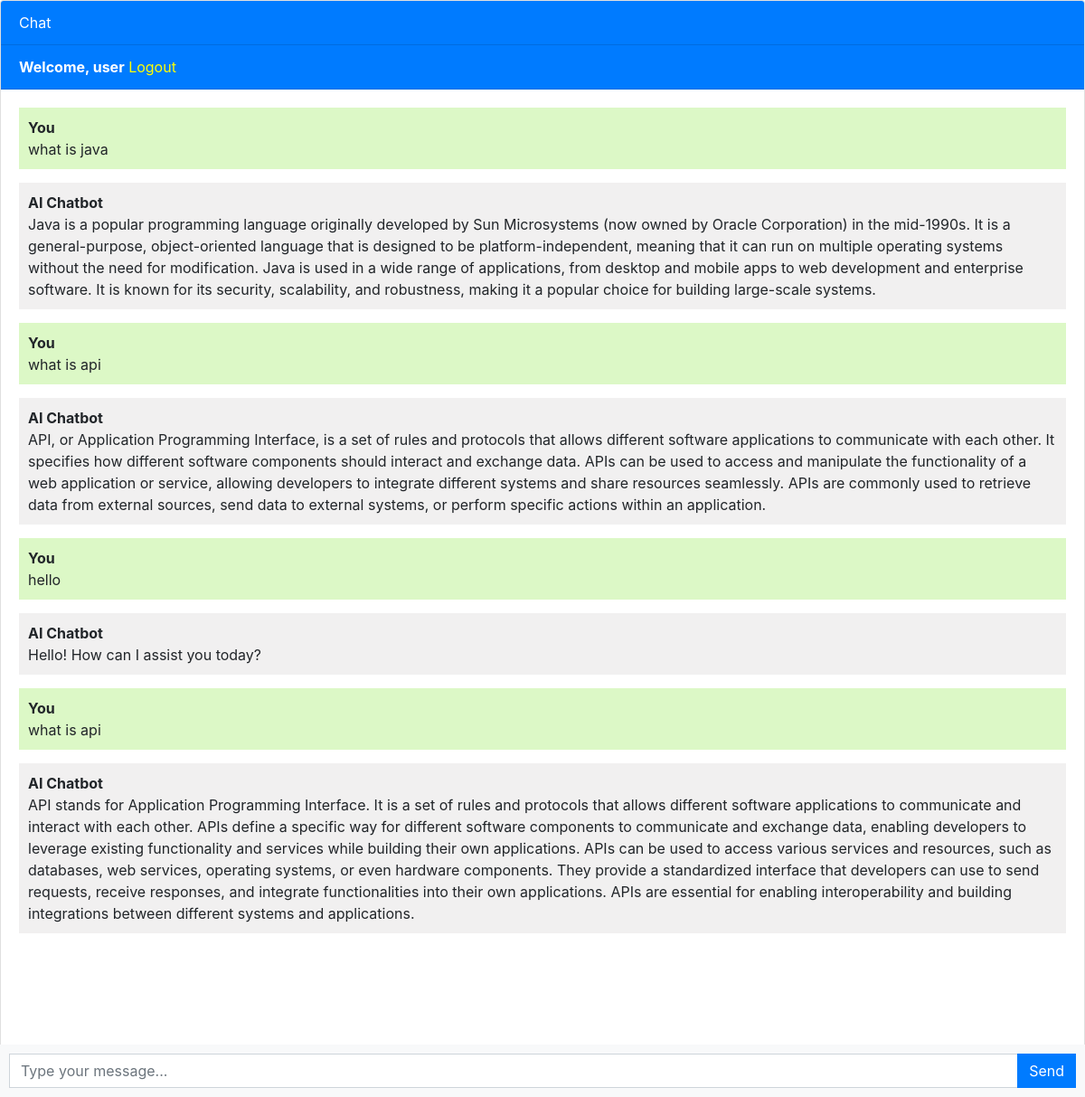
The page / (signed in) on the database its author committed.
### chatbot/models.py (models this page shows, shortened)
class Chat(models.Model):
    user = models.ForeignKey(User, on_delete=models.CASCADE)
    message = models.TextField()
    response = models.TextField()
    created_at = models.DateTimeField(auto_now_add=True)

### chatbot/views.py (the view, shortened to what this page needs)
# urls.py: path('', include('chatbot.urls'))
def chatbot(request):
    try:
        chats = Chat.objects.filter(user=request.user)
    except:
        chats = None
    return render(request, 'chatbot.html',{'chats': chats})

### templates/chatbot.html (shortened to what this page needs)
{% extends 'base.html' %}
{% block content %}
<div class="chat-container">
  <div class="card flex-grow-1">
    <div class="card-header bg-primary text-white">Chat</div>
    {% if user.is_authenticated %}
    <div class="card-header bg-primary text-white"><b>Welcome, {{user.username}}</b>   <a style="color: yellow;" href="logout">Logout</a></div>
    {% else %}
    <div class="card-header bg-primary text-white"><a style="color: yellow" href="login">Login</a>   <a style="color: yellow;" href="register">Register</a></div>
    {% endif %}
    <div class="card-body messages-box">
      <ul class="list-unstyled messages-list">
        {% for chat in chats %}
          {% if chat.user == request.user %}
            <li class="message sent">
          <div class="message-text">
            <div class="message-sender">
              <b>You</b>
            </div>
            <div class="message-content">
              {{chat.message}}
            </div>
          </div>
        </li>
        <li class="message received">
          <div class="message-text">
            <div class="message-sender">
              <b>AI Chatbot</b>
            </div>
            <div class="message-content">
              {{chat.response}}
            </div>
          </div>
        </li>
          {% endif %}
        {% endfor %}
      </ul>
    </div>
    <br><br>
    <br><br>
    <br><br>
  </div>
  <form class="message-form">
    <div class="input-group">
      <input type="text" class="form-control message-input" placeholder="Type your message...">
      <div class="input-group-append">
        <button type="submit" class="btn btn-primary btn-send">Send</button>
      </div>
    </div>
  </form>
</div>
{% endblock %}

### templates/chatbot.html (style rules this page uses)
body, html { height: 100%; background-image: url("https://www.shutterstock.com/image-vector/chatgpt-openai-vector-illustration-design-600w-2250106367.jpg"); background-size: cover; background-repeat: no-repeat; }
.messages-box { flex: 1; overflow-y: auto; }
.messages-list { padding-left: 0; }
.message { margin-bottom: 15px; list-style: none; }
.message-text { padding: 10px; border-radius: 5px; }
.sent { background-color: #dcf8c6; align-self: flex-end; }
.received { background-color: #f1f0f0; align-self: flex-start; }
.message-form { display: flex; position: fixed; bottom: 0; left: 0; right: 0; padding: 10px; background-color: #f8f9fa; }
.message-input { flex: 1; border-radius: 0; border-right: none; }
.btn-send { border-radius: 0; }
.chat-container { height: 100%; display: flex; flex-direction: column; }

### rows shown on the page
Chat: message "what is java", response "Java is a popular programming language originally developed by Sun Microsystems (now owned by Oracle Corporation) in the mid-1990s. It is a general-purpose, object-oriented language that is designed to be platform-independent, meaning that it can run on multiple operating systems without the need for modification. Java is used in a wide range of applications, from desktop and mobile apps to web development and enterprise software. It is known for its security, scalability, and robustness, making it a popular choice for building large-scale systems."
Chat: message "what is api", response "API, or Application Programming Interface, is a set of rules and protocols that allows different software applications to communicate with each other. It specifies how different software components should interact and exchange data. APIs can be used to access and manipulate the functionality of a web application or service, allowing developers to integrate different systems and share resources seamlessly. APIs are commonly used to retrieve data from external sources, send data to external systems, or perform specific actions within an application."
Chat: message "hello", response "Hello! How can I assist you today?"
Chat: message "what is api", response "API stands for Application Programming Interface. It is a set of rules and protocols that allows different software applications to communicate and interact with each other. APIs define a specific way for different software components to communicate and exchange data, enabling developers to leverage existing functionality and services while building their own applications. APIs can be used to access various services and resources, such as databases, web services, operating systems, or even hardware components. They provide a standardized interface that developers can use to send requests, receive responses, and integrate functionalities into their own applications. APIs are essential for…"

### other values the page prints
{{ user.username }} "user"
